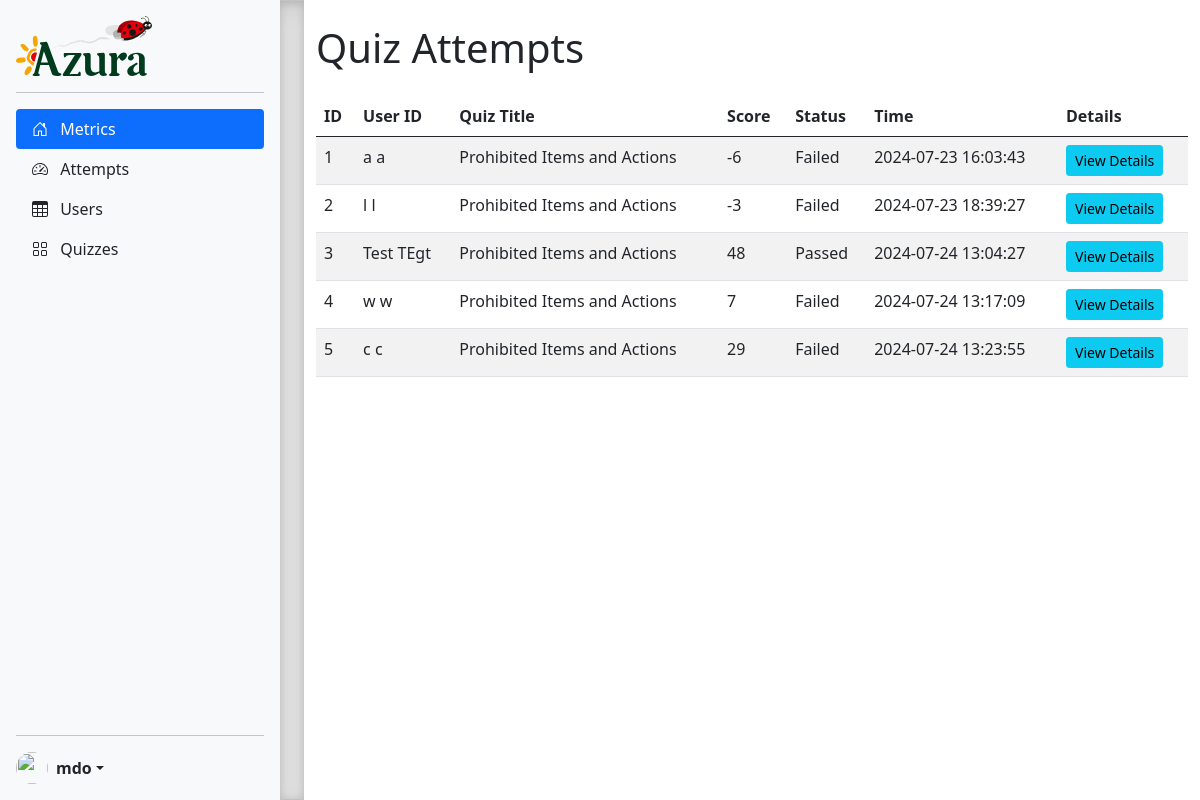
The app's page /admin/attempts, older data.
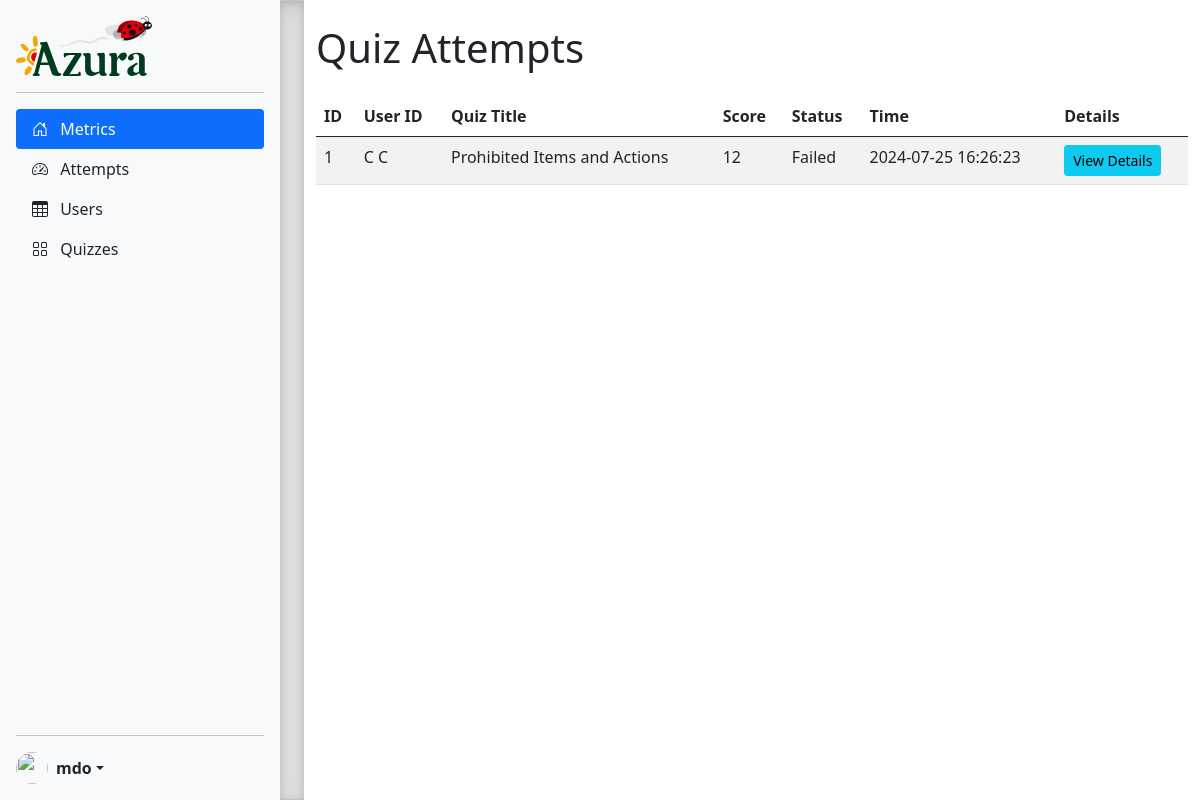
The same page, newer data.
### models.py (models this page shows, shortened)
class Attempt(db.Model):
    __tablename__ = 'Attempts'
    id = db.Column(db.Integer, primary_key=True, autoincrement=True)
    user_id = db.Column(db.Integer, db.ForeignKey('Users.id'), nullable=False)
    quiz_id = db.Column(db.Integer, db.ForeignKey('Quizzes.id'), nullable=False)
    score = db.Column(db.Integer, nullable=False)
    status = db.Column(db.String, nullable=False)
    time = db.Column(db.DateTime, nullable=False)
    user = db.relationship('User', backref='attempts')
    quiz = db.relationship('Quiz', backref='attempts')
    answers = db.relationship("Answer", backref="attempts")

class User(db.Model, UserMixin):
    __tablename__ = 'Users'
    id = db.Column(db.Integer, primary_key=True, autoincrement=True)
    emp_id = db.Column(db.String, nullable=False)
    cin = db.Column(db.String, nullable=False)
    first_name = db.Column(db.String, nullable=False)
    last_name = db.Column(db.String, nullable=False)
    service = db.Column(db.String, nullable=False)
    site = db.Column(db.String, nullable=False)
    password = db.Column(db.String, nullable=False)

class Quiz(db.Model):
    __tablename__ = 'Quizzes'
    id = db.Column(db.Integer, primary_key=True)
    title = db.Column(db.String, nullable=False)
    language = db.Column(db.String, nullable=False)
    is_active = db.Column(db.Boolean, default=False)  # Add this field
    questions = db.relationship("Question", back_populates="quiz")

### admin.py (the view)
@admin_bp.route('/attempts')
def view_attempts():
    attempts = db.session.query(Attempt, User, Quiz).join(User).join(Quiz).all()
    return render_template('admin/view_attempts.html', attempts=attempts)

### app.py (called while the page is built)
@app.before_request
def set_default_language():
    if 'language' not in session:
        session['language'] = 'fr'

### templates/admin/view_attempts.html (shortened to what this page needs)
{% extends "admin/sidebar.html" %} {% block title %}Attempts{% endblock %} {%
block content %}
<div class="container mt-4">
  <h1 class="mb-4">Quiz Attempts</h1>
  <table class="table table-striped">
    <thead>
      <tr>
        <th>ID</th>
        <th>User ID</th>
        <th>Quiz Title</th>
        <th>Score</th>
        <th>Status</th>
        <th>Time</th>
        <th>Details</th>
      </tr>
    </thead>
    <tbody>
      {% for attempt, user, quiz in attempts %}
      <tr>
        <td>{{ attempt.id }}</td>
        <td>{{ user.first_name }} {{ user.last_name }}</td>
        <td>{{ quiz.title }}</td>
        <td>{{ attempt.score }}</td>
        <td>{{ attempt.status }}</td>
        <td>{{ attempt.time.strftime('%Y-%m-%d %H:%M:%S') }}</td>
        <td>
          <a
            href="#"
            class="btn btn-info btn-sm"
            data-bs-toggle="modal"
            data-bs-target="#attemptModal{{ attempt.id }}"
            >View Details</a
          >
        </td>
      </tr>
      {% endfor %}
    </tbody>
  </table>
</div>
{% endblock %}

### templates/admin/sidebar.html (shortened to what this page needs)
<!DOCTYPE html>
<html lang="en">
  <head>
    <link
      rel="stylesheet"
      href="https://cdnjs.cloudflare.com/ajax/libs/bootstrap-icons/1.10.0/font/bootstrap-icons.min.css"
    />
    <link
      href="{{ url_for('static', filename='css/bootstrap.min.css') }}"
      rel="stylesheet"
    />
    <link
      href="{{ url_for('static', filename='css/sidebars.css') }}"
      rel="stylesheet"
    />
  </head>
  <body>
    <main>
      <div
        class="d-flex flex-column flex-shrink-0 p-3 bg-light"
        style="width: 280px"
      >
        <a
          href="/"
          class="d-flex align-items-center mb-3 mb-md-0 me-md-auto link-dark text-decoration-none"
        >
          <img
            class="bi me-2"
            height="60"
            src="{{ url_for('static', filename='logo-azura.svg') }}"
            alt=""
          />
        </a>
        <hr />
        <ul class="nav nav-pills flex-column mb-auto">
          <li class="nav-item">
            <a
              href="{{ url_for('admin.metrics') }}"
              class="nav-link active"
              aria-current="page"
            >
              <svg class="bi me-2" width="16" height="16">
                <use xlink:href="#home" />
              </svg>
              Metrics
            </a>
          </li>
          <li>
            <a
              href="{{ url_for('admin.view_attempts') }}"
              class="nav-link link-dark"
            >
              <svg class="bi me-2" width="16" height="16">
                <use xlink:href="#speedometer2" />
              </svg>
              Attempts
            </a>
          </li>
          <li>
            <a
              href="{{ url_for('admin.view_users') }}"
              class="nav-link link-dark"
            >
              <svg class="bi me-2" width="16" height="16">
                <use xlink:href="#table" />
              </svg>
              Users
            </a>
          </li>
          <li>
            <a href="{{ url_for('admin.quizzes') }}" class="nav-link link-dark">
              <svg class="bi me-2" width="16" height="16">
                <use xlink:href="#grid" />
              </svg>
              Quizzes
            </a>
          </li>
        </ul>
        <hr />
        <div class="dropdown">
          <a
            href="#"
            class="d-flex align-items-center link-dark text-decoration-none dropdown-toggle"
            id="dropdownUser2"
            data-bs-toggle="dropdown"
            aria-expanded="false"
          >
            <img
              src="https://github.com/mdo.png"
              alt=""
              width="32"
              height="32"
              class="rounded-circle me-2"
            />
            <strong>mdo</strong>
          </a>
        </div>
      </div>
      <div class="b-example-divider b-example-vr"></div>
      {% block content %} {% endblock %}
    </main>
  </body>
</html>

### static/css/sidebars.css (style rules this page uses)
body { min-height: 100vh; min-height: -webkit-fill-available; }
html { height: -webkit-fill-available; }
main { display: flex; flex-wrap: nowrap; height: 100vh; height: -webkit-fill-available; max-height: 100vh; overflow-x: auto; overflow-y: hidden; }
.b-example-divider { flex-shrink: 0; width: 1.5rem; height: 100vh; background-color: rgba(0, 0, 0, .1); border: solid rgba(0, 0, 0, .15); border-width: 1px 0; box-shadow: inset 0 .5em 1.5em rgba(0, 0, 0, .1), inset 0 .125em .5em rgba(0, 0, 0, .15); }
.bi { vertical-align: -.125em; pointer-events: none; fill: currentColor; }
.dropdown-toggle { outline: 0; }

Row changes from the older to the newer data that the page shows:
removed Attempt: id "2", first_name "l", last_name "l", title "Prohibited Items and Actions", score "-3", status "Failed", time "2024-07-23 18:39:27"
removed Attempt: id "3", first_name "Test", last_name "TEgt", title "Prohibited Items and Actions", score "48", status "Passed", time "2024-07-24 13:04:27"
removed Attempt: id "4", first_name "w", last_name "w", title "Prohibited Items and Actions", score "7", status "Failed", time "2024-07-24 13:17:09"
removed Attempt: id "5", first_name "c", last_name "c", title "Prohibited Items and Actions", score "29", status "Failed", time "2024-07-24 13:23:55"
changed Attempt "Failed": first_name "a" → "C"; last_name "a" → "C"; score "-6" → "12"; time "2024-07-23 16:03:43" → "2024-07-25 16:26:23"
